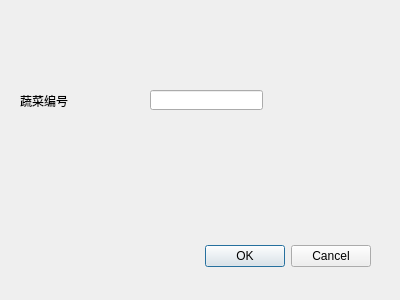
<?xml version="1.0" encoding="UTF-8"?>
<ui version="4.0">
 <class>deleteVegDialog</class>
 <widget class="QDialog" name="deleteVegDialog">
  <property name="geometry">
   <rect>
    <x>0</x>
    <y>0</y>
    <width>400</width>
    <height>300</height>
   </rect>
  </property>
  <property name="windowTitle">
   <string>Dialog</string>
  </property>
  <widget class="QDialogButtonBox" name="buttonBox">
   <property name="geometry">
    <rect>
     <x>30</x>
     <y>240</y>
     <width>341</width>
     <height>32</height>
    </rect>
   </property>
   <property name="orientation">
    <enum>Qt::Horizontal</enum>
   </property>
   <property name="standardButtons">
    <set>QDialogButtonBox::Cancel|QDialogButtonBox::Ok</set>
   </property>
  </widget>
  <widget class="QLabel" name="label">
   <property name="geometry">
    <rect>
     <x>10</x>
     <y>170</y>
     <width>181</width>
     <height>111</height>
    </rect>
   </property>
   <property name="text">
    <string/>
   </property>
  </widget>
  <widget class="QLabel" name="label_2">
   <property name="geometry">
    <rect>
     <x>20</x>
     <y>90</y>
     <width>71</width>
     <height>21</height>
    </rect>
   </property>
   <property name="text">
    <string>蔬菜编号</string>
   </property>
  </widget>
  <widget class="QLineEdit" name="lineEdit">
   <property name="geometry">
    <rect>
     <x>150</x>
     <y>90</y>
     <width>113</width>
     <height>20</height>
    </rect>
   </property>
  </widget>
 </widget>
 <resources/>
 <connections>
  <connection>
   <sender>buttonBox</sender>
   <signal>rejected()</signal>
   <receiver>deleteVegDialog</receiver>
   <slot>reject()</slot>
   <hints>
    <hint type="sourcelabel">
     <x>316</x>
     <y>260</y>
    </hint>
    <hint type="destinationlabel">
     <x>286</x>
     <y>274</y>
    </hint>
   </hints>
  </connection>
 </connections>
</ui>
